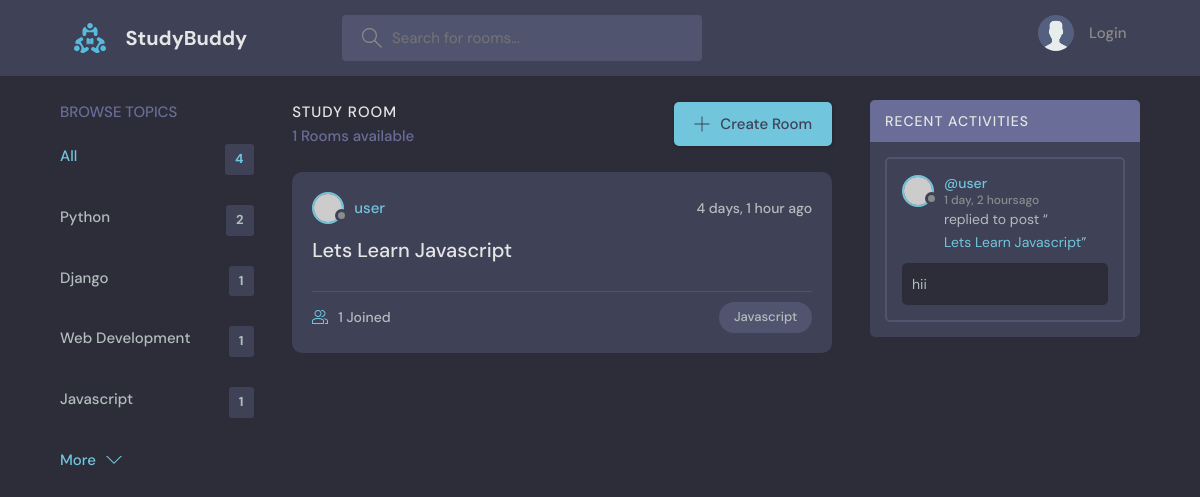
/?q=Javascript, run on the app's committed database.
### base/models.py (models this page shows, shortened)
class Topic(models.Model):
    name = models.CharField(max_length=200)

class Room(models.Model):
    host = models.ForeignKey(User, on_delete=models.SET_NULL, null=True)
    topic = models.ForeignKey(Topic, on_delete=models.SET_NULL, null=True)
    name = models.CharField(max_length=200)
    description = models.TextField(null=True, blank=True)
    participants = models.ManyToManyField(User, related_name='participants', blank=True )
    updated = models.DateTimeField(auto_now=True)
    created = models.DateTimeField(auto_now_add=True)
    class Meta:
        ordering = ['-updated', '-created']
    def __str__(self):
        return self.name

class Message(models.Model):
    user = models.ForeignKey(User, on_delete=models.CASCADE)
    room = models.ForeignKey(Room, on_delete=models.CASCADE)
    body = models.TextField()
    updated = models.DateTimeField(auto_now=True)
    created = models.DateTimeField(auto_now_add=True)
    class Meta:
        ordering = ['-updated', '-created']

### base/views.py (the view)
# urls.py: path('', views.home, name="home"),
def home(request):
    q = request.GET.get('q') if request.GET.get('q') != None else  ''
    rooms = Room.objects.filter(
        Q(topic__name__icontains=q) |
        Q(name__icontains=q) |
         Q(description__icontains=q)
        )
    topics = Topic.objects.all()
    room_count =  rooms.count()
    room_messages = Message.objects.filter(Q(room__topic__name__icontains=q))
    context = {'rooms':rooms, 'topics':topics, 'room_count' : room_count, 'room_messages': room_messages}
    return render(request, 'base/home.html', context)

### base/templates/base/home.html (shortened to what this page needs)
{% extends 'main.html' %}
{% block content %}
    <main class="layout layout--3">
      <div class="container">
        {% include 'base/topics_component.html' %}
        <div class="roomList">
          <div class="roomList__header">
            <div>
              <h2>Study Room</h2>
              <p>{{room_count}} Rooms available</p>
            </div>
            <a class="btn btn--main" href="create-room.html">
              <svg version="1.1" xmlns="http://www.w3.org/2000/svg" width="32" height="32" viewBox="0 0 32 32">
                <title>add</title>
                <path
                  d="M16.943 0.943h-1.885v14.115h-14.115v1.885h14.115v14.115h1.885v-14.115h14.115v-1.885h-14.115v-14.115z"
                ></path>
              </svg>
              Create Room
            </a>
          </div>
        {%  include 'base/feed_component.html' %}
        </div>
        {% include 'base/activity_component.html' %}
      </div>
    </main>
    {% endblock content %}

### base/templates/base/topics_component.html
<div class="topics">
    <div class="topics__header">
      <h2>Browse Topics</h2>
    </div>
    <ul class="topics__list">
      <li>
        <a href="{% url 'home' %}" class="active">All <span>{{topics.count}}</span></a>
      </li>
      {% for topic in topics %}
      <li>
        <a href="{% url 'home'%}?q={{topic.name}}">{{topic.name}} <span>{{topic.room_set.all.count}}</span></a>
      </li>
      {% endfor %}
    </ul>
    <a class="btn btn--link" href="topics.html">
      More
      <svg version="1.1" xmlns="http://www.w3.org/2000/svg" width="32" height="32" viewBox="0 0 32 32">
        <title>chevron-down</title>
        <path d="M16 21l-13-13h-3l16 16 16-16h-3l-13 13z"></path>
      </svg>
    </a>
  </div>

### base/templates/base/feed_component.html (shortened to what this page needs)
{% for room in rooms %}
<div class="roomListRoom">
    <div class="roomListRoom__header">
      <a href="{% url 'user-profile' room.host.id %}" class="roomListRoom__author">
        <div class="avatar avatar--small">
          <img src="https://randomuser.me/api/portraits/women/11.jpg" />
        </div>
        <span>{{room.host.username}}</span>
      </a>
      <div class="roomListRoom__actions">
        <span>{{room.created|timesince}} ago</span>
      </div>
    </div>
    <div class="roomListRoom__content">
      <a href="{% url 'room' room.id %}">{{room.name}}</a>
    </div>
    <div class="roomListRoom__meta">
      <a href="{% url 'room' room.id %}" class="roomListRoom__joined">
        {{room.participants.all.count}} Joined
      </a>
      <p class="roomListRoom__topic">{{room.topic.name}}</p>
    </div>
  </div>
  {% endfor %}

### base/templates/base/activity_component.html (shortened to what this page needs)
<div class="activities">
    <div class="activities__header">
      <h2>Recent Activities</h2>
    </div>
    {% for message in room_messages %}
    <div class="activities__box">
      <div class="activities__boxHeader roomListRoom__header">
        <a href="{% url 'user-profile' message.user.id  %}" class="roomListRoom__author">
          <div class="avatar avatar--small">
            <img src="https://randomuser.me/api/portraits/women/11.jpg" />
          </div>
          <p>
            @{{message.user}}
            <span>{{message.created|timesince}}ago</span>
          </p>
        </a>
      </div>
      <div class="activities__boxContent">
        <p>replied to post “<a href="{% url 'user-profile' message.room.id  %}">{{message.room}}</a>”</p>
        <div class="activities__boxRoomContent">
            {{message.body}}
        </div>
      </div>
    </div>
    {% endfor %}
  </div>

### data on the page
Topic: name "Python", room_set.all.count "2"
Topic: name "Django", room_set.all.count "1"
Topic: name "Web Development", room_set.all.count "1"
Topic: name "Javascript", room_set.all.count "1"
Room: host.username "user", created "4 days, 1 hour", name "Lets Learn Javascript", participants.all.count "1", topic.name "Javascript"
Message: user "user", created "1 day, 2 hours", room "Lets Learn Javascript", body "hii"

### other printed values
{{ topics.count }} "4"
{{ room_count }} "1"
